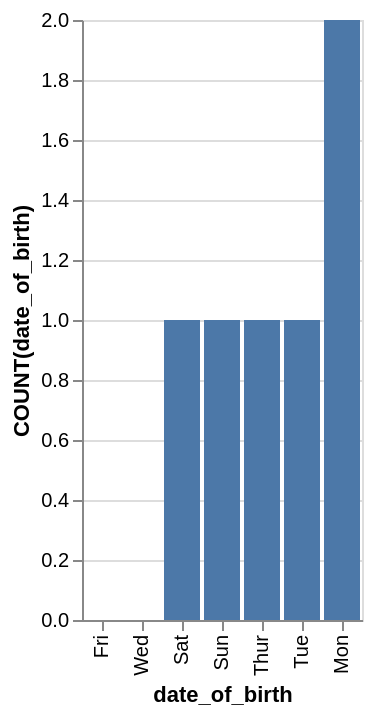

Specify this chart in Vega-Lite:
### Vega-Lite specification from a JSON file in a GitHub repository (floating-point values rounded to 4 significant figures)
{"data": {"values": [{"x_data": "Fri", "y_data": 0}, {"x_data": "Wed", "y_data": 0}, {"x_data": "Sat", "y_data": 1}, {"x_data": "Sun", "y_data": 1}, {"x_data": "Thur", "y_data": 1}, {"x_data": "Tue", "y_data": 1}, {"x_data": "Mon", "y_data": 2}]}, "mark": "bar", "encoding": {"x": {"field": "x_data", "type": "nominal", "title": "date_of_birth", "sort": {"op": "sum", "field": "y_data", "order": "ascending"}}, "y": {"field": "y_data", "type": "quantitative", "title": "COUNT(date_of_birth)"}}}
